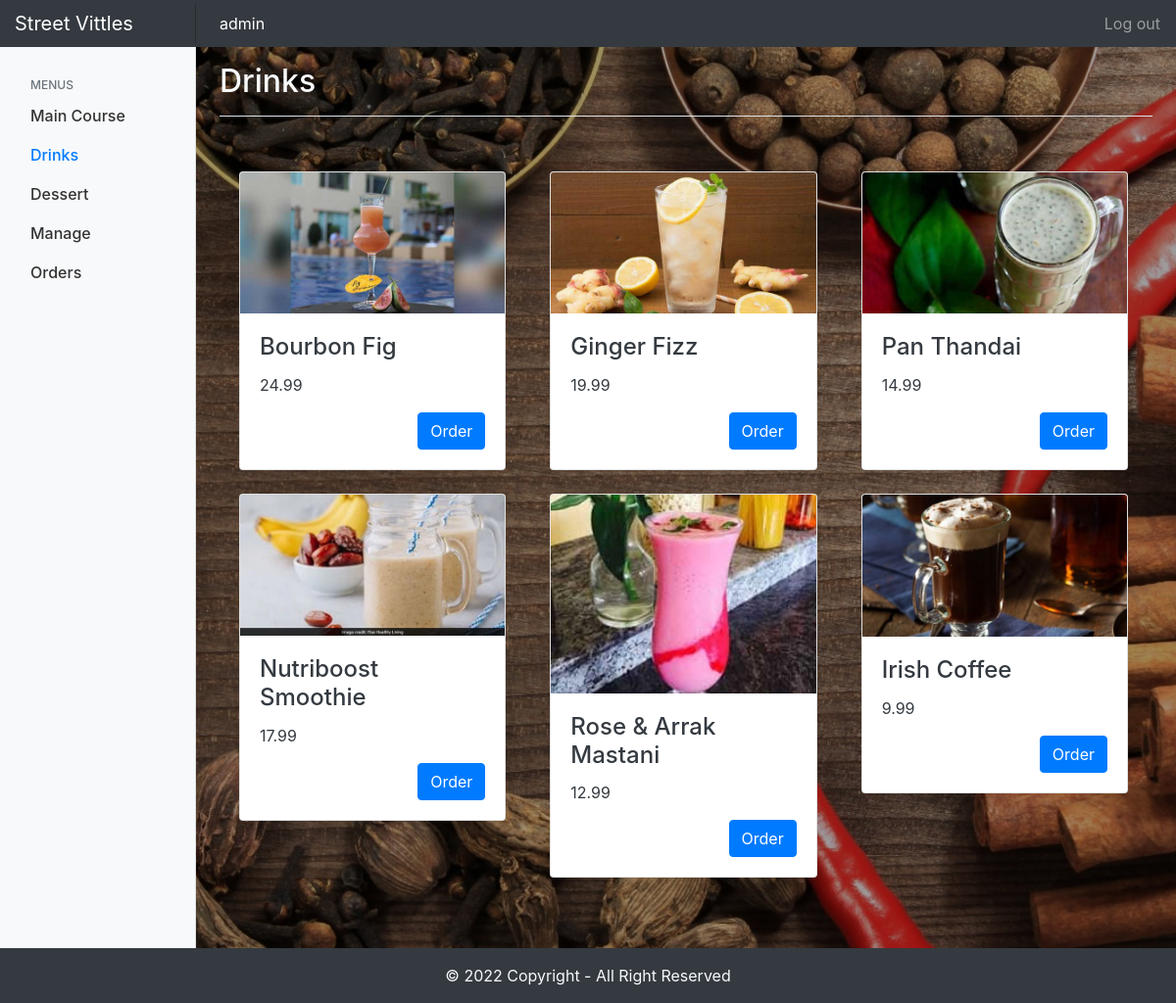
/drinks.php (signed in), run on the app's committed database.
### tables this page shows
CREATE TABLE `category` (
  `id` int(11) NOT NULL,
  `name` varchar(50) NOT NULL,
  `location` varchar(50) NOT NULL
);

CREATE TABLE `dishes` (
  `id` int(11) NOT NULL,
  `name` varchar(100) NOT NULL,
  `cost` double NOT NULL,
  `category_id` int(11) NOT NULL,
  `image` varchar(500) NOT NULL
);

### drinks.php (the view, shortened to what this page needs)
<?php
require_once "config/database.php";
$category = "Drinks";
include('header.php');
?>
	<div class="container">
                <?php
                    $getdishes = "SELECT dishes.name, dishes.cost, dishes.image FROM category JOIN dishes on category.id = dishes.category_id WHERE category.name = '$category';";
                    $result2 = $link->query($getdishes);
                    if ($result2->num_rows > 0) {
                        $column_num = 3;
                        $i = $column_num;
                        $num_rows = $result2->num_rows + $column_num;
                        while($row = $result2->fetch_assoc()) {
                            $x = $i % $column_num;
                            if($x==0){
                                echo "<div class='row'>";
                                $j = $i + $column_num;
                            }
                            $i++;
                ?>
                                <div class="col-md-4">
                                <div class="card mb-4 shadow-sm" style="margin:0px 10px 10px 5px;">
                                    <img class="card-img-top" src="<?php if($row['image'] != ""){ echo $row['image']; } else { echo "./Assets/Picture/default.jpg"; } ?>" alt="Drinks" >
                                    <div class="card-body">
                                        <h4 class="card-title text-dark"><?php echo $row['name'];?></h4>
                                        <p class="card-text text-dark" ><?php echo $row['cost'];?></p>
                                        <a href="#" class="btn btn-primary float-right">Order</a>
                                    </div>
                                </div>
                            </div>
                <?php
                            if($i==$j || $i == $num_rows){
                                echo "</div>";
                            }
                        }
                    }
                ?>
            </div>
<?php
include("footer.php");
?>

### header.php (shortened to what this page needs)
<!DOCTYPE html>
<html lang="en">
    <head>
        <link rel="stylesheet" href="main.css">
        <link rel="stylesheet" href="Assets/bootstrap4/css/bootstrap.min.css">
    </head>
    <body>
        <?php
            if(isset($_SESSION["loggedin"])){
        ?>
        <nav class="navbar navbar-dark fixed-top bg-dark flex-md-nowrap p-0 shadow">
            <a class="navbar-brand col-sm-3 col-md-2 mr-0" href="main_course.php">Street Vittles</a>
            <span class="navbar-organizer w-100"><?php echo $_SESSION['firstName'] . " " . $_SESSION['lastName']; ?></span>
            <ul class="navbar-nav px-3">
                <li class="nav-item text-nowrap">
                    <a class="nav-link" id="logout" href="logout.php">Log out</a>
                </li>
            </ul>
        </nav>
        <div class="container-fluid">
            <div class="row">
                <nav class="col-md-2 d-none d-md-block bg-light sidebar">
                    <div class="sidebar-sticky">
                    <h6 class="sidebar-heading d-flex justify-content-between align-items-center px-3 mt-4 mb-1 text-muted">
                        <span><?php echo "Menus";?></span>
                    </h6>
                        <ul class="nav flex-column">
                        <?php
                                $getCategories = "SELECT * FROM category";
                                $result = $link->query($getCategories);
                                if ($result->num_rows > 0) {
                                    while($row = $result->fetch_assoc()) {
                        ?>
                            <li class="nav-item "><a class="nav-link <?php if($category == $row['name']) echo 'active'; ?>" href="<?php echo $row['location'];?>"><?php echo $row['name'];?></a></li>
                        <?php
                                    }
                                }
                            if($_SESSION['username'] == "admin"){
                                ?>
                                    <li class="nav-item "><a class="nav-link <?php if($category == "Manage" ) echo "active"; ?>" href="manage.php"><?php echo "Manage";?></a></li>
                                <?php
                            }
                        ?>
                                <li class="nav-item "><a class="nav-link" href="order.php"><?php echo "Orders";?></a></li>
                        </ul>
                    </div>
                </nav>
                <main role="main" class="col-md-9 ml-sm-auto col-lg-10 px-4 text-light">
                    <div class="border-bottom mb-3 pt-3 pb-2">
                        <div class="d-flex justify-content-between flex-wrap flex-md-nowrap align-items-center">
                            <h1 class="h2"><?php  echo $category; ?></h1>
                        </div>
                    </div>
                    <div class="mb-3 pt-3 pb-2">
                    </div>
        <?php } ?>

### main.css (style rules this page uses)
body { background: url("Assets/Picture/bg.jpg") no-repeat fixed center; background-size: cover; }
.sidebar { position: fixed; top: 0; bottom: 0; left: 0; z-index: 100; padding: 48px 0 0; box-shadow: inset -1px 0 0 rgba(0, 0, 0, .1); }
.sidebar-sticky { position: relative; top: 0; height: calc(100vh - 48px); padding-top: .5rem; overflow-x: hidden; overflow-y: auto; }
.sidebar .nav-link { font-weight: 500; color: #333; }
.sidebar .nav-link.active { color: #007bff; }
.sidebar-heading { font-size: .75rem; text-transform: uppercase; }
.active { color: blue; }
main { padding-top: 48px; padding-bottom: 48px; background-color: rgba(0, 0, 0, 0.376); }
.navbar-brand { padding-top: .75rem; padding-bottom: .75rem; font-size: 1rem; box-shadow: inset -1px 0 0 rgba(0, 0, 0, .25); }
.navbar-organizer { padding: .75rem; padding-left: 1.5rem; color: #fff; }
.card-title { white-space: normal; }

### data on the page
category: name "Main Course"
category: name "Drinks"
category: name "Dessert"
dishes: image (picture), name "Bourbon Fig", cost "24.99"
dishes: image (picture), name "Ginger Fizz", cost "19.99"
dishes: image (picture), name "Pan Thandai", cost "14.99"
dishes: image (picture), name "Nutriboost Smoothie", cost "17.99"
dishes: image (picture), name "Rose & Arrak Mastani", cost "12.99"
dishes: image (picture), name "Irish Coffee", cost "9.99"

### other printed values
$_SESSION['firstName'] "admin"
$category "Drinks"
